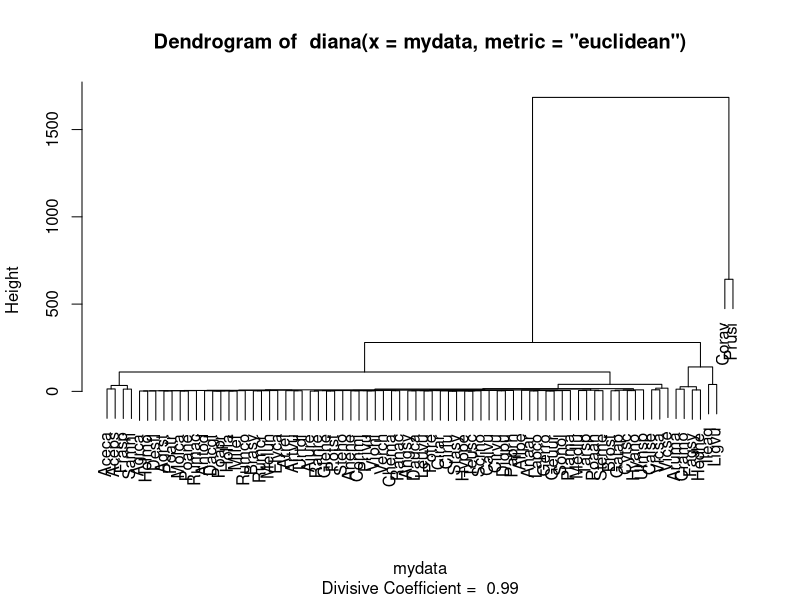
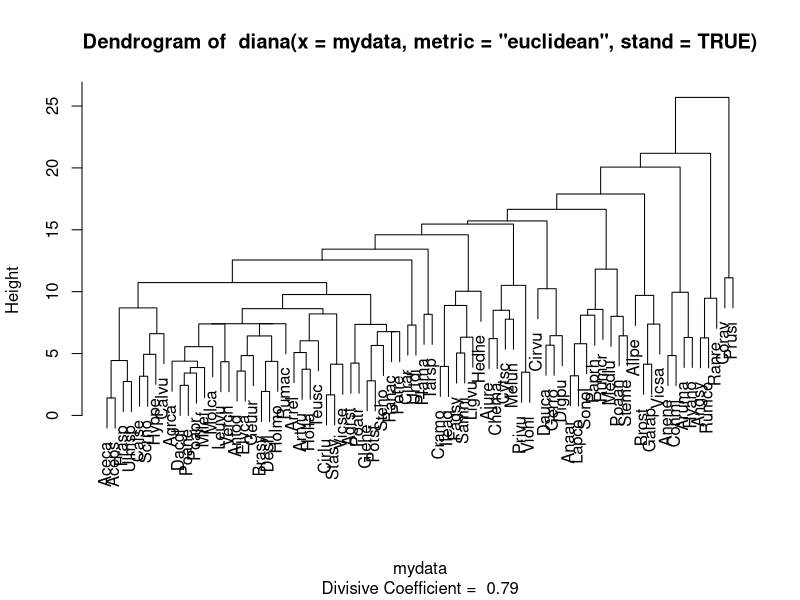

Generate these figures, in order, with R:
# Hierarchical Clustering
# Plant Trait Data from cluster package

# No data splitting!
# No pairwise scatterplot matrix (too many variables)

library(cluster)


### Note: Most of these data are factors, primarily binary, but a few are ordinal.  
###   I AM TREating them as numerical (0-1 for binary, scores 1...c for ordinal).
###   THIS IS PROBABLY INAPPROPRIATE!  But the data is nicder than others I've tried...
## Need to convert data to a numerical matrix.

mydata <- data.matrix(na.omit((plantTraits)))

##################################################################
# Clustering functions are available in "cluster" package.
#  agnes() does agglomerative clustering
#  diana() does partitioning
###
#  Both have options for different dissimilarities.  
#  In diana(), there are no special linkage options.
###
#  There exist functions that can estimate the optimal number of clusters. 
#    One, in particular, computes p-values.  It is written by a paper author, 
#    and I haven't seen the paper recommended in HTF or IZ, so I don't know whether it is 
#    a good idea.  Read about the "pvclus"" package, see the citations, look them up, 
#    and decide for yourself!
##################################################################

# First, we'll show average linkage and no standardization

div.avg <- diana(x=mydata, metric="euclidean")
div.avg
summary(div.avg)
win.graph(h=7, w=15, pointsize=8)
plot(div.avg, which.plots=2)

# Next, add standardization

div.avg.Z <- diana(x=mydata, metric="euclidean", stand=TRUE)
div.avg.Z
summary(div.avg.Z)
win.graph(h=7, w=15, pointsize=8)
plot(div.avg.Z, which.plots=2)


